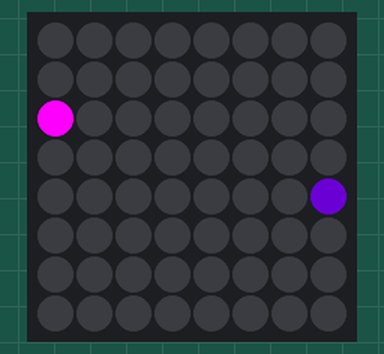
This program was run on a simulated Raspberry Pi (BCM pin numbers) with a Sense HAT. Shown: the Sense HAT's 8×8 RGB LED matrix. Random numbers come from a fixed seed. At 0.0 s the program stops and its outputs stay as they are.

Above: at 0.1 s.

The program:

pixels.py
```python
# Pixel control
from sense_hat import SenseHat
from random import randint


yellow = (255, 255, 0)
blue = (0, 0, 255)
red = (255,0,0)
purple = (255,0,255)


sense = SenseHat()


x = randint(0,255)
y = randint(0,255)
z = randint(0,255)

sense.set_pixel(0,2,(purple))
sense.set_pixel(7,4,(x,y,z))

##sense.clear()
```
